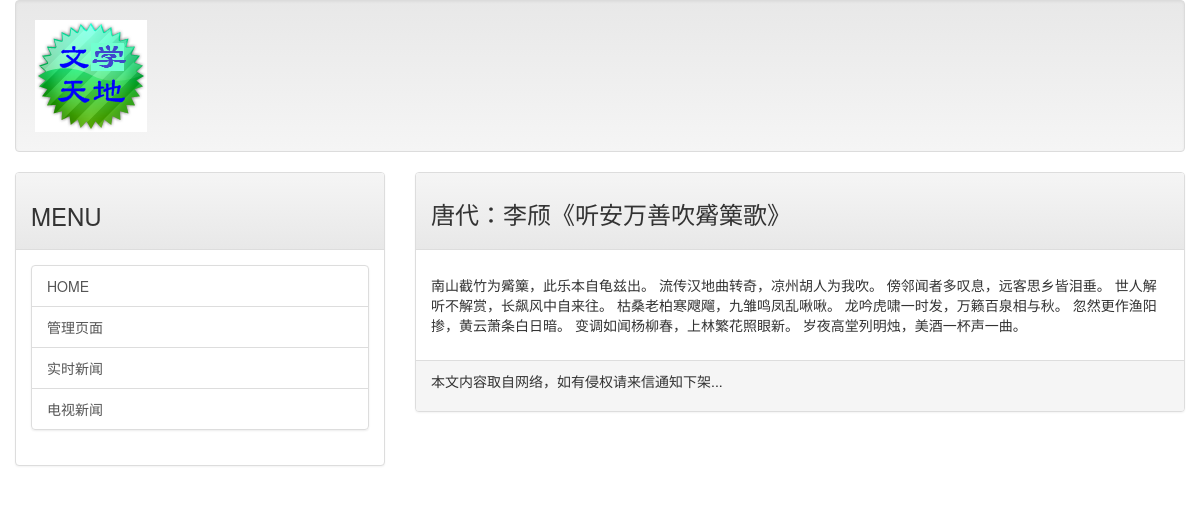
Page /post/fourth on the committed database.
### mainsite/models.py (models this page shows, shortened)
class Post(models.Model):
    title = models.CharField(max_length=200)
    slug = models.CharField(max_length=200)
    body = models.TextField()
    pub_date = models.DateTimeField(default = timezone.now)
    class Meta:
        ordering = ('-pub_date',)

### mainsite/views.py (the view)
# urls.py: url(r'^post/(\w+)$', showpost),
def showpost(request, slug):
    template = get_template('post.html')
    try:
        post = Post.objects.get(slug=slug)
        if post != None:
            html = template.render(locals())
            return HttpResponse(html)
    except:
        return redirect('/')

### templates/post.html (shortened to what this page needs)
{% extends 'base.html' %}
{% load markdown_deux_tags %}
{% block headmessage %}
    <h3 style='font-family:微软雅黑;'>{{ post.title }}</h3>
{% endblock %}
{% block content %}
        <p style='font-family:微软雅黑;font-size:12pt;letter-spacing:2pt;'>
            {{ post.body | markdown }}</a>
        </p>
{% endblock %}

### rows in the picture
Post: title "唐代：李颀《听安万善吹觱篥歌》", body "南山截竹为觱篥，此乐本自龟兹出。 流传汉地曲转奇，凉州胡人为我吹。 傍邻闻者多叹息，远客思乡皆泪垂。 世人解听不解赏，长飙风中自来往。 枯桑老柏寒飕飗，九雏鸣凤乱啾啾。 龙吟虎啸一时发，万籁百泉相与秋。 忽然更作渔阳掺，黄云萧条白日暗。 变调如闻杨柳春，上林繁花照眼新。 岁夜高堂列明烛，美酒一杯声一曲。"
